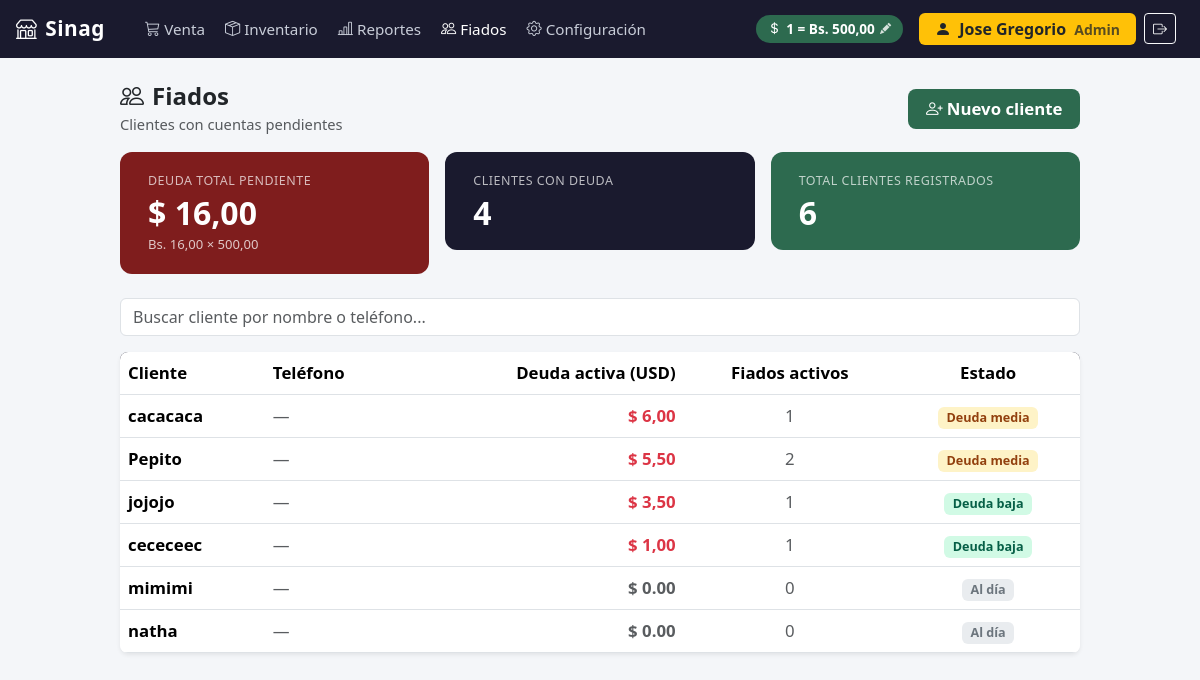
Page /fiados/ (signed in) on the committed database.
### configuracion/models.py (models this page shows, shortened)
class Empresa(models.Model):
    nombre = models.CharField(max_length=200)
    rif = models.CharField(max_length=20)
    telefono = models.CharField(max_length=20, blank=True)
    direccion = models.TextField(blank=True)
    logo = models.ImageField(upload_to='empresa/', blank=True, null=True)
    imprimir_ticket   = models.BooleanField(default=False)
    nombre_impresora  = models.CharField(max_length=200, blank=True, default='')
    class Meta:
        verbose_name = 'Empresa'

class Moneda(models.Model):
    tasa_cambio = models.DecimalField(max_digits=12, decimal_places=2)
    simbolo = models.CharField(max_length=5, default='Bs')
    ultima_actualizacion = models.DateTimeField(auto_now=True)
    class Meta:
        verbose_name = 'Moneda'
        verbose_name_plural = 'Moneda'

### fiados/models.py (models this page shows, shortened)
class Cliente(models.Model):
    nombre         = models.CharField(max_length=200)
    telefono       = models.CharField(max_length=20, blank=True)
    direccion      = models.TextField(blank=True)
    notas          = models.TextField(blank=True)
    activo         = models.BooleanField(default=True)
    fecha_registro = models.DateTimeField(auto_now_add=True)
    class Meta:
        verbose_name        = 'Cliente'
        verbose_name_plural = 'Clientes'
        ordering            = ['nombre']

### fiados/views.py (the view)
# urls.py: path('', views.configuracion_index, name='index'),
@solo_admin
def index(request):
    clientes = list(
        Cliente.objects
        .prefetch_related('fiados__pagos')
        .order_by('nombre')
    )
    for c in clientes:
        activos = [f for f in c.fiados.all() if f.estado in ('PENDIENTE', 'PARCIAL')]
        c.saldo_total   = sum(
            f.total_usd - sum(p.monto_usd for p in f.pagos.all())
            for f in activos
        )
        c.fiados_activos = len(activos)
    clientes.sort(key=lambda c: c.saldo_total, reverse=True)
    total_deuda  = sum(c.saldo_total for c in clientes)
    con_deuda    = sum(1 for c in clientes if c.saldo_total > 0)
    moneda  = Moneda.objects.first()
    empresa = Empresa.objects.first() or Empresa()
    return render(request, 'fiados/index.html', {
        'clientes':     clientes,
        'total_deuda':  total_deuda,
        'con_deuda':    con_deuda,
        'moneda':       moneda,
        'empresa':      empresa,
        'tasa':         moneda.tasa_cambio if moneda else None,
    })

### ventas/templatetags/pos_extras.py (called while the page is built)
@register.filter
def formato_bs(value):
    try:
        num = float(value)
    except (TypeError, ValueError):
        return value
    formatted = f"{num:,.2f}"
    return formatted.replace(',', 'X').replace('.', ',').replace('X', '.')

### templates/fiados/index.html (shortened to what this page needs)
{% extends "base.html" %}
{% load pos_extras %}
{% block nav_fiados %}active{% endblock %}
{% block contenido %}
<div style="max-width: 960px; margin: 0 auto;">
  <div class="d-flex align-items-center justify-content-between mb-3 flex-wrap gap-2">
    <div>
      <h4 class="fw-bold mb-0"><i class="bi bi-people me-2"></i>Fiados</h4>
      <small class="text-muted">Clientes con cuentas pendientes</small>
    </div>
    <button class="btn-nuevo-cliente" onclick="abrirModalNuevo()">
      <i class="bi bi-person-plus me-1"></i>Nuevo cliente
    </button>
  </div>
  <div class="row g-3 mb-4">
    <div class="col-sm-4">
      <div class="stat-card rojo">
        <div class="lbl">Deuda total pendiente</div>
        <div class="val">$ {{ total_deuda|floatformat:2 }}</div>
        {% if tasa %}<div style="font-size:.82rem; opacity:.75; margin-top:.3rem;">Bs. {{ total_deuda|formato_bs }} × {{ tasa }}</div>{% endif %}
      </div>
    </div>
    <div class="col-sm-4">
      <div class="stat-card">
        <div class="lbl">Clientes con deuda</div>
        <div class="val">{{ con_deuda }}</div>
      </div>
    </div>
    <div class="col-sm-4">
      <div class="stat-card verde">
        <div class="lbl">Total clientes registrados</div>
        <div class="val">{{ clientes|length }}</div>
      </div>
    </div>
  </div>
  <div class="mb-3">
    <input type="text" id="buscador-clientes" class="form-control"
           placeholder="Buscar cliente por nombre o teléfono..." autocomplete="off">
  </div>
  {% if clientes %}
  <div class="bg-white rounded-3 shadow-sm overflow-hidden">
    <table class="table mb-0" id="tabla-clientes">
      <thead style="background:#1a1a2e; color:#fff;">
        <tr>
          <th>Cliente</th>
          <th>Teléfono</th>
          <th class="text-end">Deuda activa (USD)</th>
          <th class="text-center">Fiados activos</th>
          <th class="text-center">Estado</th>
        </tr>
      </thead>
      <tbody>
        {% for c in clientes %}
        <tr class="cliente-row"
            data-nombre="{{ c.nombre|lower }}"
            data-tel="{{ c.telefono|lower }}"
            onclick="window.location='{% url 'fiados:cliente' c.pk %}'">
          <td>
            <div class="fw-semibold">{{ c.nombre }}</div>
          </td>
          <td class="text-muted">{{ c.telefono|default:"—" }}</td>
          <td class="text-end fw-bold">
            {% if c.saldo_total > 0 %}
              <span class="text-danger">$ {{ c.saldo_total|floatformat:2 }}</span>
            {% else %}
              <span class="text-muted">$ 0.00</span>
            {% endif %}
          </td>
          <td class="text-center text-muted">{{ c.fiados_activos }}</td>
          <td class="text-center">
            {% if not c.activo %}
              <span class="badge bg-secondary">Inactivo</span>
            {% elif c.saldo_total > 20 %}
              <span class="badge saldo-badge-alto">Deuda alta</span>
            {% elif c.saldo_total > 5 %}
              <span class="badge saldo-badge-medio">Deuda media</span>
            {% elif c.saldo_total > 0 %}
              <span class="badge saldo-badge-bajo">Deuda baja</span>
            {% else %}
              <span class="badge saldo-badge-cero">Al día</span>
            {% endif %}
          </td>
        </tr>
        {% endfor %}
      </tbody>
    </table>
  </div>
  {% else %}
  <div class="text-center text-muted py-5">
    <i class="bi bi-people" style="font-size:3rem; display:block; opacity:.3; margin-bottom:.75rem;"></i>
    No hay clientes registrados aún.
    <button class="btn btn-link p-0 ms-1" onclick="abrirModalNuevo()">Agrega el primero.</button>
  </div>
  {% endif %}
</div>
{% endblock %}

### templates/base.html (shortened to what this page needs)
{% load static %}
<!DOCTYPE html>
<html lang="es">
<head>
  <link href="{% static 'vendor/bootstrap/css/bootstrap.min.css' %}" rel="stylesheet">
  <link href="{% static 'vendor/bootstrap-icons/css/bootstrap-icons.min.css' %}" rel="stylesheet">
</head>
<body>
  <nav class="navbar navbar-expand-lg navbar-pos px-3">
    <a class="navbar-brand" href="{% url 'pos:venta' %}">
      <i class="bi bi-shop me-2"></i>{{ empresa.nombre|default:"POS Core" }}
    </a>
    <div class="collapse navbar-collapse" id="navMenu">
      <ul class="navbar-nav me-auto ms-3 gap-1">
        <li class="nav-item">
          <a class="nav-link {% block nav_venta %}{% endblock %}" href="{% url 'pos:venta' %}">
            <i class="bi bi-cart3 me-1"></i>Venta
          </a>
        </li>
        {% if request.user.is_staff %}
        <li class="nav-item">
          <a class="nav-link {% block nav_inventario %}{% endblock %}" href="{% url 'inventario:index' %}">
            <i class="bi bi-box-seam me-1"></i>Inventario
          </a>
        </li>
        <li class="nav-item">
          <a class="nav-link {% block nav_reportes %}{% endblock %}" href="{% url 'reportes:index' %}">
            <i class="bi bi-bar-chart-line me-1"></i>Reportes
          </a>
        </li>
        <li class="nav-item">
          <a class="nav-link {% block nav_fiados %}{% endblock %}" href="{% url 'fiados:index' %}">
            <i class="bi bi-people me-1"></i>Fiados
          </a>
        </li>
        <li class="nav-item">
          <a class="nav-link {% block nav_config %}{% endblock %}" href="{% url 'configuracion:index' %}">
            <i class="bi bi-gear me-1"></i>Configuración
          </a>
        </li>
        {% endif %}
      </ul>
      {% if request.user.is_staff %}
      <button
        class="tasa-badge me-3 {% if not tasa %}sin-tasa{% endif %}"
        id="btn-abrir-tasa"
        data-bs-toggle="modal"
        data-bs-target="#modalTasa"
        title="Clic para actualizar tasa BCV"
      >
        <i class="bi bi-currency-dollar"></i>
        <span id="tasa-navbar-texto">
          {% if tasa %}1 = Bs. {{ tasa }}{% else %}Sin tasa — clic para configurar{% endif %}
        </span>
        <i class="bi bi-pencil-fill"></i>
      </button>
      {% endif %}
      {% if request.user.is_authenticated %}
      <div class="d-flex align-items-center gap-2 me-2">
        <span class="badge {% if request.user.is_staff %}bg-warning text-dark{% else %}bg-secondary{% endif %} fs-6 px-3 py-2">
          <i class="bi bi-person-fill me-1"></i>
          {{ request.user.get_full_name|default:request.user.username }}
          {% if request.user.is_staff %}<span class="opacity-75 ms-1 small">Admin</span>{% endif %}
        </span>
        <form method="post" action="{% url 'logout' %}" class="d-inline m-0">
          <button type="submit" class="btn btn-outline-light btn-sm" title="Cerrar sesión">
            <i class="bi bi-box-arrow-right"></i>
          </button>
        </form>
      </div>
      {% endif %}
    </div>
  </nav>
  <div class="content-wrapper container-fluid">
    {% block contenido %}{% endblock %}
  </div>
</body>
</html>

### templates/base.html (style rules this page uses)
body { font-family: 'Segoe UI', system-ui, sans-serif; font-size: 1.05rem; background-color: #f4f6f9; }
.navbar-pos { background-color: #1a1a2e; min-height: 58px; }
.navbar-pos .navbar-brand { font-size: 1.3rem; font-weight: 700; color: #ffffff; letter-spacing: 0.5px; }
.navbar-pos .nav-link { color: #c8cdd8; font-size: 0.95rem; }
.navbar-pos .nav-link:hover, .navbar-pos .nav-link.active { color: #ffffff; }
.tasa-badge { background-color: #2d6a4f; color: #fff; font-size: 0.85rem; padding: 4px 12px; border-radius: 20px; font-weight: 600; cursor: pointer; border: none; transition: background-color 0.15s; display: flex; align-items: center; gap: 5px; }
.tasa-badge .bi-pencil-fill { font-size: 0.7rem; opacity: 0.8; }
.content-wrapper { padding-top: 1.5rem; padding-bottom: 2rem; }

### templates/fiados/index.html (style rules this page uses)
.stat-card { background: #1a1a2e; color: #fff; border-radius: 12px; padding: 1.25rem 1.75rem; }
.stat-card .val { font-size: 2rem; font-weight: 800; line-height: 1.1; }
.stat-card .lbl { font-size: .78rem; opacity: .7; text-transform: uppercase; letter-spacing: .5px; margin-bottom: .25rem; }
.stat-card.rojo { background: #7f1d1d; }
.stat-card.verde { background: #2d6a4f; }
.cliente-row { cursor: pointer; transition: background .12s; }
.saldo-badge-medio { background: #fef3c7; color: #92400e; }
.saldo-badge-bajo { background: #d1fae5; color: #065f46; }
.saldo-badge-cero { background: #e9ecef; color: #6c757d; }
.btn-nuevo-cliente { background: #2d6a4f; color: #fff; border: none; border-radius: 8px; padding: .45rem 1.1rem; font-weight: 700; white-space: nowrap; }

### rows in the picture
Empresa: nombre "Sinag"
Moneda: tasa_cambio "500,00"
Cliente: nombre "cacacaca", telefono "—", saldo_total "6,00", fiados_activos "1", activo "Deuda media"
Cliente: nombre "Pepito", telefono "—", saldo_total "5,50", fiados_activos "2", activo "Deuda media"
Cliente: nombre "jojojo", telefono "—", saldo_total "3,50", fiados_activos "1", activo "Deuda baja"
Cliente: nombre "cececeec", telefono "—", saldo_total "1,00", fiados_activos "1", activo "Deuda baja"
Cliente: nombre "mimimi", telefono "—", shows "$ 0.00", fiados_activos "0", activo "Al día"
Cliente: nombre "natha", telefono "—", shows "$ 0.00", fiados_activos "0", activo "Al día"

### other values in the picture
{{ request.user.get_full_name|default:request.user.username }} "Jose Gregorio"
{{ total_deuda|floatformat:2 }} "16,00"
{{ total_deuda|formato_bs }} "16,00"
{{ con_deuda }} "4"
{{ clientes|length }} "6"
